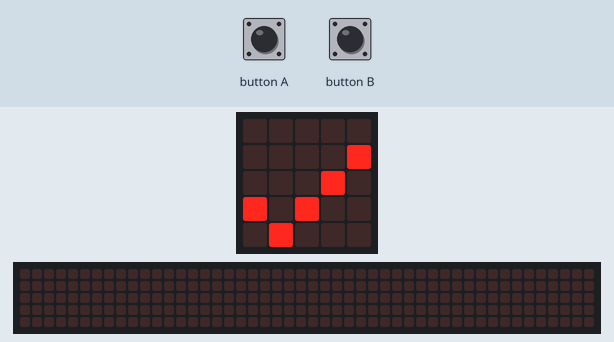
The program below on a simulated BBC micro:bit (MakeCode). Parts: the board's 5×5 LED display, a strip that is not on the board, showing the scrolling text unrolled. The inputs (shaded band) are chosen by the test bench. The 48×5 strip is a reading aid, not a part: it shows the text the display is scrolling, unrolled, one strip-width of it at a time.

Above: at 1.8 s.
1.9 s: button B pressed for 0.15 s
At 2.12 s:
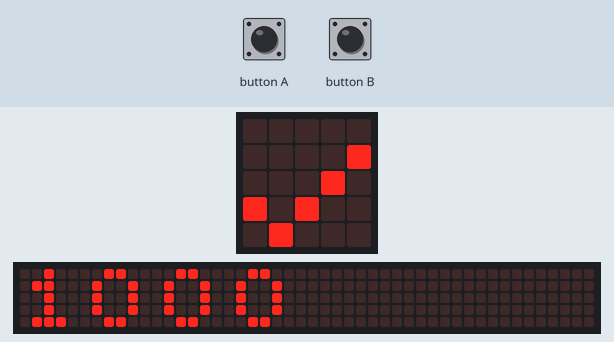
2.6 s: button A pressed for 0.15 s
3.3 s: button B pressed for 0.15 s
At 13.82 s:
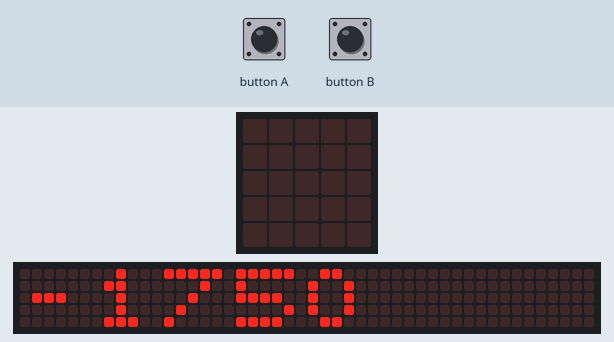
At 21.0 s:
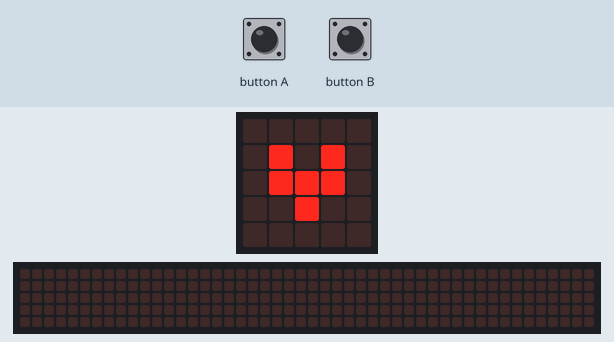

Measured:
- after the input at 1.9 s, the display: changes after 0.15 s (image 1)
- after the input at 3.3 s, the display: first differs from a run without the input after 5.4 s (image 2 shows a later state)
- what the display in image 2 shows lasts 0.5 s, from 13.6 s to 14.1 s

The program:

main.ts
```typescript
input.onButtonPressed(Button.A, function () {
    start = input.runningTime()
    basic.showIcon(IconNames.SmallHeart)
})
input.onButtonPressed(Button.B, function () {
    passtime = passtime - start
    basic.showNumber(Math.trunc(passtime + 1000))
    basic.showString(".")
    basic.showNumber(passtime % 1000)
    basic.showIcon(IconNames.Yes)
})
let passtime = 0
let start = 0
basic.showIcon(IconNames.Yes)
```

test.ts
```typescript
// 在這裡測試；當此封包作為擴充功能時，將不會編譯此內容。
```
